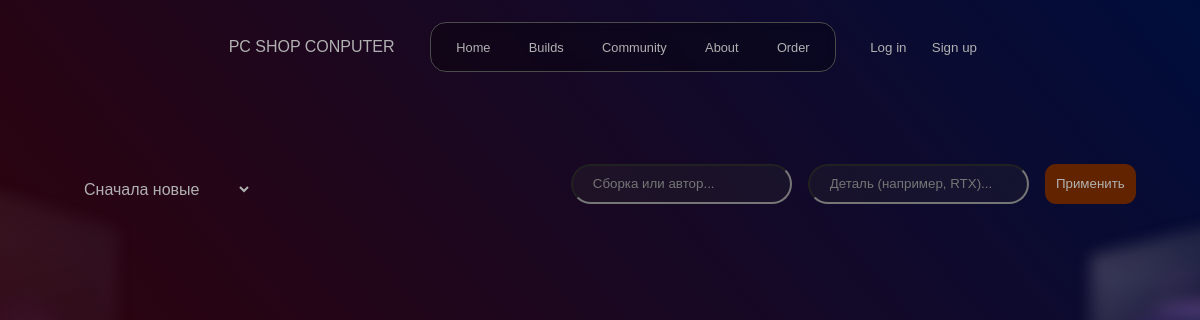
The page /builds/ on the database as committed earlier.
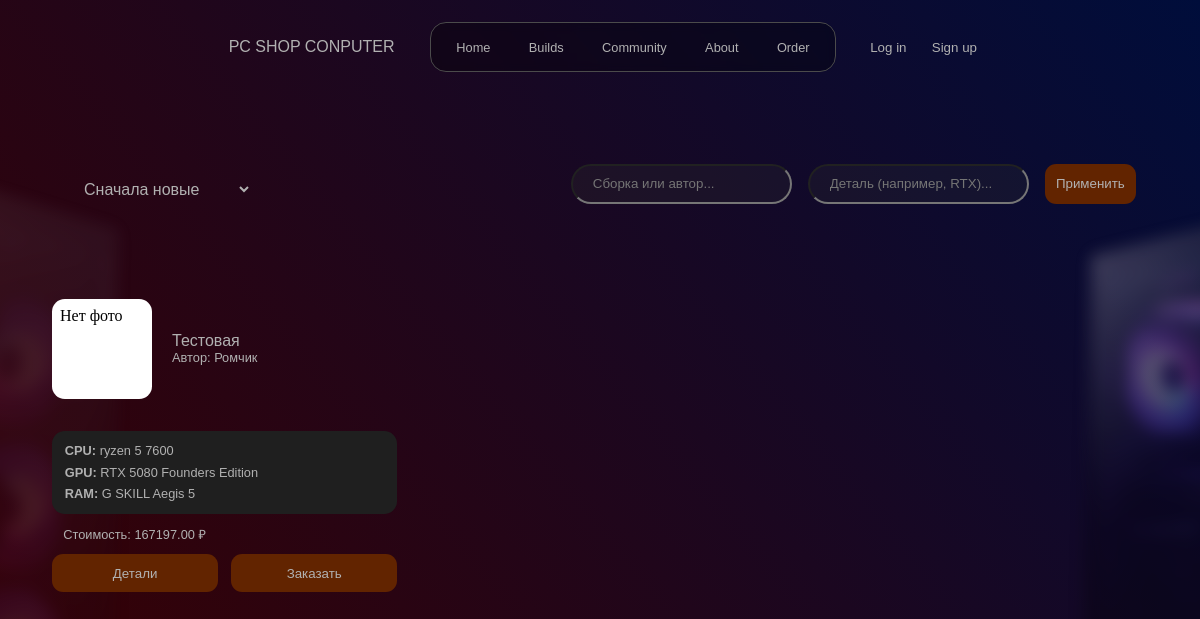
The same page on the database as committed later.
### conputer/models.py (models this page shows, shortened)
class PCBuild(models.Model):
    title = models.CharField(
        max_length=200,
        verbose_name="Название сборки"
    )
    user_name = models.CharField(
        max_length=100,
        verbose_name="Имя автора",
        blank=True
    )
    created_at = models.DateTimeField(
        auto_now_add=True,
        verbose_name="Дата создания"
    )
    cpu = models.ForeignKey(
        Component,
        on_delete=models.SET_NULL,
        related_name="build_cpu",
        verbose_name="Процессор",
        limit_choices_to={'category__name__iexact': 'Процессоры'},
        null=True,
        blank=True
    )
    gpu = models.ForeignKey(
        Component,
        on_delete=models.SET_NULL,
        related_name="build_gpu",
        verbose_name="Видеокарта",
        limit_choices_to={'category__name__iexact': 'Видеокарта'},
        null=True,
        blank=True
    )
    motherboard = models.ForeignKey(
        Component,
        on_delete=models.SET_NULL,
        related_name="build_mboard",
        verbose_name="Материнская плата",
        limit_choices_to={'category__name__iexact': 'Материнская плата'},
        null=True,
        blank=True
    )
    ram = models.ForeignKey(
        Component,
        on_delete=models.SET_NULL,
        related_name="build_ram",
        verbose_name="Оперативная память",
        limit_choices_to={'category__name__iexact': 'Оперативная память'},
        null=True,
        blank=True
    )
    powerSupply = models.ForeignKey(
        Component,
        on_delete=models.SET_NULL,
        related_name="build_powerSupply",
        verbose_name="Блок питания",
        limit_choices_to={'category__name__iexact': 'Блок питания'},
        null=True,
        blank=True
    )
    case = models.ForeignKey(
        Component,
        on_delete=models.SET_NULL,
        related_name="build_case",
        verbose_name="Корпус",
        limit_choices_to={'category__name__iexact': 'Корпус'},
        null=True,
        blank=True
    )
    storage_primary = models.ForeignKey(
        Component,
        on_delete=models.SET_NULL,
        related_name="build_storage_primary",
        verbose_name="Накопитель 1",
        limit_choices_to={'category__name__iexact': 'Накопитель'},
        null=True,
        blank=True
    )
    storage_primary_quantity = models.PositiveIntegerField(
        default=1,
        verbose_name="Количество накопителей 1"
    )
    storage_second = models.ForeignKey(
        Component,
        on_delete=models.SET_NULL,
        related_name="build_storage_second",
        verbose_name="Накопитель 2",
        limit_choices_to={'category__name__iexact': 'Накопитель'},
        null=True,
        blank=True
    )
    storage_second_quantity = models.PositiveIntegerField(
        default=1,
        verbose_name="Количество накопителей 2"
    )
    cooller = models.ForeignKey(
        Component,
        on_delete=models.SET_NULL,
        related_name="build_cooller",
        verbose_name="Кулер для процессора",
        limit_choices_to={'category__name__iexact': 'Куллер для процессора'},
        null=True,
        blank=True
    )
    coollerCase = models.ForeignKey(
        Component,
        on_delete=models.SET_NULL,
        related_name="build_coollerCase",
        verbose_name="Корпусный вентилятор",
        limit_choices_to={'category__name__iexact': 'Корпусный вентилятор'},
        null=True,
        blank=True
    )
    coollerCase_quantity = models.PositiveIntegerField(
        default=1,
        verbose_name="Количество вентиляторов"
    )
    main_photo = models.FileField(
        upload_to='component_covers/',
        validators=[FileExtensionValidator(allowed_extensions=['jpg', 'jpeg', 'png', 'svg'])],
        verbose_name="Изображение (JPG, PNG, SVG)",
        null=True,
        blank=True
    )
    class Meta:
        verbose_name = "Сборка ПК"
        verbose_name_plural = "Сборки ПК"
    def get_total_price(self):
        total = 0
        items = [
            (self.cpu, 1),
            (self.gpu, 1),
            (self.motherboard, 1),
            (self.ram, 1),
            (self.powerSupply, 1),
            (self.case, 1),
            (self.cooller, 1),
            (self.storage_primary, self.storage_primary_quantity),
            (self.storage_second, self.storage_second_quantity),
            (self.coollerCase, self.coollerCase_quantity),
        ]
        for component, quantity in items:
            if component and hasattr(component, 'price'):
                total += component.price * quantity
        return total

class Component(models.Model):
    name = models.CharField(
        max_length=100,
        verbose_name="Название компонента"
    )
    description = models.CharField(
        max_length=1000,
        verbose_name="Характеристики компонента"
    )
    brand = models.ForeignKey(
        Brand,
        on_delete=models.CASCADE,
        verbose_name="Компания производитель"
    )
    category = models.ForeignKey(
        Component_category,
        on_delete=models.CASCADE,
        verbose_name="Категория"
    )
    img = models.ImageField(
        upload_to='component_covers/',
        verbose_name = "Изображение компонента"
    )
    price = models.DecimalField(
        max_digits=10,
        decimal_places=2,
        default=0
    )
    class Meta:
        verbose_name = "Компонент",
        verbose_name_plural = "Компоненты"

### conputer/views.py (the view, shortened to what this page needs)
# urls.py: path('builds/', views.build_list, name='build_list'),
def build_list(request):
    query_common = request.GET.get('q_common')  # Название/Автор
    query_parts = request.GET.get('q_parts')    # Компоненты
    sort_by = request.GET.get('sort', '-created_at')
    allowed_sort = ['total_price', '-total_price', 'created_at', '-created_at', 'title']
    if sort_by not in allowed_sort:
        sort_by = '-created_at'
    builds = PCBuild.objects.annotate(
        total_price=ExpressionWrapper(
            Coalesce(F('cpu__price'), 0) +
            Coalesce(F('gpu__price'), 0) +
            Coalesce(F('motherboard__price'), 0) +
            Coalesce(F('ram__price'), 0) +
            Coalesce(F('powerSupply__price'), 0) +
            Coalesce(F('case__price'), 0) +
            Coalesce(F('cooller__price'), 0) +
            (Coalesce(F('storage_primary__price'), 0) * F('storage_primary_quantity')) +
            (Coalesce(F('storage_second__price'), 0) * F('storage_second_quantity')) +
            (Coalesce(F('coollerCase__price'), 0) * F('coollerCase_quantity')),
            output_field=models.DecimalField() # Явно указываем тип результата
        )
    ).select_related(
        'cpu', 'gpu', 'motherboard', 'ram',
        'powerSupply', 'case', 'storage_primary',
        'storage_second', 'cooller', 'coollerCase'
    )
    if query_common:
        builds = builds.filter(
            Q(title__icontains=query_common) |
            Q(user_name__icontains=query_common)
        )
    builds = builds.order_by(sort_by)
    return render(request, 'conputer/builds.html', {
        'builds': builds,
        'current_sort': sort_by,
        'q_common': query_common,
        'q_parts': query_parts
    })

### conputer/templates/conputer/builds.html (shortened to what this page needs)
<!DOCTYPE html>
{% load static %}
<html lang="ru">
<head>
    <link rel="stylesheet" href="{% static 'conputer/css/style.css' %}">
</head>
<body>
    <header>
        <nav class="navbar" id="id1">
            <h1>PC SHOP CONPUTER</h1>
            <li class="navbar">
                <ul><a href="{% url 'home' %}">Home</a></ul>
                <ul><a href="#">Builds</a></ul>
                <ul><a href="{% url 'build_list' %}">Community</a></ul>
                <ul><a href="#">About</a></ul>
                <ul><a href="#">Order</a></ul>
            </li>
            <div class="flex">
                <button class="autoris">Log in</button>
                <button class="autoris">Sign up</button>
            </div>
        </nav>
    </header>
    <main>
        <div class="sortByPriceAND">
            <select id="sort-select" onchange="updateFilters('sort', this.value)">
                <option value="-created_at" {% if current_sort == '-created_at' %}selected{% endif %}>Сначала новые</option>
            </select>
            <form method="GET" action="" class="search-form">
                <input class="searchField" type="text" name="q_common" placeholder="Сборка или автор..."
                    value="{{ q_common|default:'' }}">
                <input class="searchField" type="text" name="q_parts" placeholder="Деталь (например, RTX)..."
                    value="{{ q_parts|default:'' }}">
                <button type="submit" class="actions">Применить</button>
            </form>
        </div>
        <div class="gridComponents buildsGrid">
            {% for build in builds %}
            <div class="component_box build_card" id="build-{{ build.id }}">
                <div class="flex">
                    {% if build.main_photo %}
                    <img src="{{ build.main_photo.url }}" class="img_component build_img">
                    {% else %}
                    <div class="img_component">Нет фото</div>
                    {% endif %}
                    <div >
                        <h2>{{ build.title }}</h2>
                        <p class="author_label">Автор: {{ build.user_name|default:"Аноним" }}</p>
                    </div>
                </div>
                <div class="infocomponent infobuilds">
                    <p><strong>CPU:</strong> {{ build.cpu.name|default:"—" }}</p>
                    <p><strong>GPU:</strong> {{ build.gpu.name|default:"—" }}</p>
                    <p><strong>RAM:</strong> {{ build.ram.name|default:"—" }}</p>
                </div>
                <div id="pading04">
                    <p>Стоимость: <span class="price_val">{{ build.get_total_price }} ₽</span></p>
                </div>
                <div class="componentActions">
                    <button class="actions info_btn" data-modal="build-modal-{{ build.id }}">
                        Детали
                    </button>
                    <button class="actions order_btn">Заказать</button>
                </div>
            </div>
            {% endfor %}
        </div>
    </main>
</body>
</html>

Rows that differ between the two databases and show on the page:
added PCBuild: shows "Нет фото", title "Тестовая", user_name "Ромчик", cpu.name "ryzen 5 7600", gpu.name "RTX 5080 Founders Edition", ram.name "G SKILL Aegis 5", get_total_price "167197.00"
